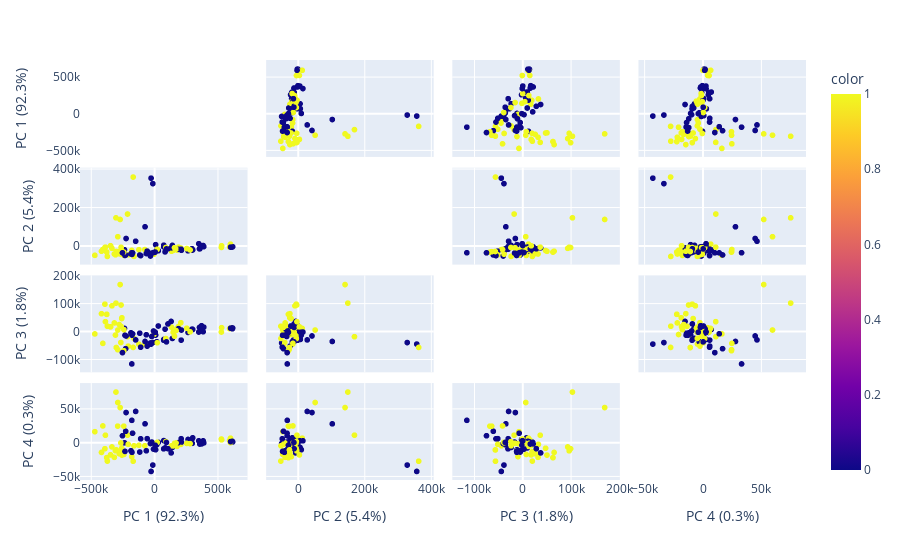

The notebook cell saved with this chart:
### Code cell
#import plotly.express as px

X = df2.loc[:, 'Attention': 'Gamma2']
pca = PCA(n_components = 4, 
         copy = False,
         whiten = False,
         svd_solver = 'auto',
         tol = 0.0,
         iterated_power = 'auto',
         random_state = None
         )

X_trans = pca.fit_transform(X)

labels = {
    str(i): f"PC {i+1} ({var:.1f}%)"
    for i, var in enumerate(pca.explained_variance_ratio_ * 100)
}

fig = px.scatter_matrix(
    X_trans,
    labels=labels,
    dimensions=range(4),
    color=df2["userdefinedlabel"]
)
fig.update_traces(diagonal_visible=False)
fig.show()
